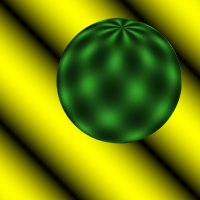
%> input picture Assignment 4/Lab 4/sphere1.ppm, 200 x 200 px; the run also reads 2 pictures not shown here
$ octave Exercize_4.m   (GNU Octave 9; MATLAB toolbox functions it lacks are replaced by stand-ins)
%> lines starting %> are read from the running program, lines starting %| are printed output that depends on the picture
### Assignment 4/Lab 4/code_updated/demo12.m
%function demo1
%Shows a demo of the flow function on two images. Also produces an animated
%giff
function demo12()

%% Show the flow in the synthesized image
clf();
im1 = imread('synth1.pgm');
im2 = imread('synth2.pgm');
[F,ind] = opticalflow(im1,im2,1);
imshow(im1)
hold on
quiver(ind(:,:,1),ind(:,:,2),F(:,:,1),F(:,:,2),'b');

%pause process
display('Press any key to continue')
pause()

%% Show the flow in the sphere image
clf();
im1 = imread('sphere1.ppm');
im2 = imread('sphere2.ppm');

ig1 = rgb2gray(im1);
ig2 = rgb2gray(im2);
[F,ind] = opticalflow(ig1,ig2,1);

imshow(im1)
hold on
quiver(ind(:,:,2),ind(:,:,1),F(:,:,1),F(:,:,2),'m');

%% Produce animated gif of sphere
f = getframe;
im = frame2im(f);
[imind,cm] = rgb2ind(im,256);
imwrite(imind,cm,'sphere','gif', 'Loopcount',inf);

imshow(im2)
quiver(ind(:,:,2),ind(:,:,1),F(:,:,1),F(:,:,2),'m');
f = getframe;
im = frame2im(f);
[imind,cm] = rgb2ind(im,256);
imwrite(imind,cm,'sphere','gif','WriteMode','append');
end

### Assignment 4/Lab 4/code_updated/opticalflow.m
%function F = flow(im1,im2)
% calculates the optical flow between images im1 and im2
%
%INPUT
%- im1: first image (in time) should be in black and white
%- im2: second image (in time) should be in black and white
%- sigma: how much you smooth the image
%
%OUTPUT
%- F: vector of flows
%- ind: indexes of the flow vectors
function [F,ind] = opticalflow(im1,im2,sigma)

% if no images are provided load standard images
if nargin < 1
    im1 = imread('synth1.pgm');
    im2 = imread('synth2.pgm');
    sigma = 1;
end

% convert images to double precision
im1 = double(im1);
im2 = double(im2);

% devide regions
[h,w] = size(im1);

hDevide = floor(h/15);
wDevide = floor(w/15);

%Calculate the center coordinates of the regions
ind = zeros(hDevide,wDevide,2);
ind(:,:,1) = repmat((0:wDevide-1)',1,hDevide)*15+7.5;
ind(:,:,2) = repmat((0:hDevide-1),wDevide,1)*15+7.5;

%Find image derivatives (refer to Gaussian filters in Exercise 1)
G   = gaussian(sigma);
Gd  = gaussianDer(G, sigma);

Ix  = conv2(im1,Gd,'same');
Iy  = conv2(im1,Gd','same');
It  = im1 - im2;

%For every patch find flow vector and store in F
F = zeros(hDevide,wDevide,2);
for i=0:hDevide-1
    for j=0:wDevide-1
        % make a matrix consisting of derivatives along the patch
        A1 = Ix(1+15*i:15*i+15,1+15*j:15*j+15);
        A2 = Iy(1+15*i:15*i+15,1+15*j:15*j+15);
        A  = [A1(:), A2(:)];

        % make b matrix consisting of derivatives in time
        Iti = It(1+15*i:15*i+15,1+15*j:15*j+15);
        b = -Iti(:);
        v = inv(A'*A)*A'*b;
        F(i+1,j+1,:) = v;
    end
end

end

### Assignment 4/Lab 4/gaussian.m
% Gaussian function
function G = gaussian(sigma)
    res = 0.1; % Filter resolution
    limit = 3; % Confidence interval limit on sigma
    x = -limit*sigma:res:limit*sigma; % x range for Gaussian filter
    G = ( 1/(sigma*(sqrt(2*pi) ))* exp(- (x.^2)/(2*sigma^2) ) ); % Gaussian Filter
end

### Assignment 4/Lab 4/gaussianDer.m
function Gd = gaussianDer(G, sigma)
x = -3*sigma:0.1:3*sigma;
Gd = - x./(sigma^2).*G;
end

### Assignment 4/Lab 4/Exercize_4.m
%% Lab exercize 4

%% setup
addpath('model house');
addpath('code_updated');
run('../../../vl_feat Toolbox/toolbox/vl_setup.m');
%> (this line was passed over: vl_setup is not available in this run)

%% 1.2 Lucas-Kanade Algorithm

im1 = im2double(rgb2gray(imread('sphere1.ppm')));
%> im1: size 200x200 double; min 0, max 0.882, mean 0.448
im2 = im2double(rgb2gray(imread('sphere2.ppm')));
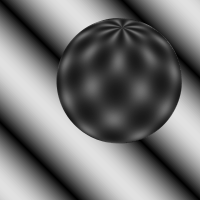
%> im2: size 200x200 double; min 0, max 0.882, mean 0.449
%im1 = im2double(imread('synth1.pgm'));
%im2 = im2double(imread('synth2.pgm'));
sigma   = 25;
demo12();
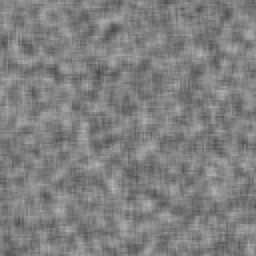
%> input picture Assignment 4/Lab 4/synth1.pgm, 128 x 128 px (shown 2 times larger)
%> in demo12, im1 is the input picture: size 128x128 uint8; min 74, max 183, mean 127.6
%> in demo12, `quiver(ind(:,:,1),ind(:,:,2),F(:,:,1),F(:,:,2),'b');`:
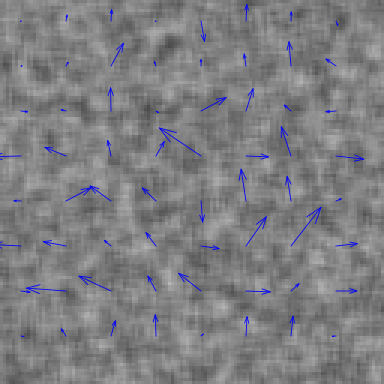
%> figure redrawn from the program's plot data; shown 3 times larger
%> in demo12, im1 is the input picture: size 200x200x3 uint8; mean R, G, B 117.1, 134, 5.8
%> call 2 of opticalflow, with sigma = 1
%> in opticalflow (call 2), `Ix  = conv2(im1,Gd,'same');`:
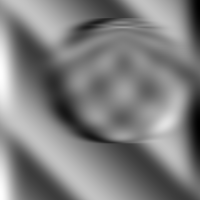
%> Ix: size 200x200 double; min -877.2, max 877.2, mean -0.2; drawn with min black and max white
%> in opticalflow (call 2), `Iy  = conv2(im1,Gd','same');`:
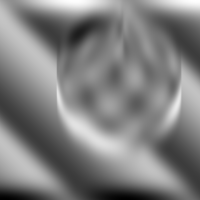
%> Iy: size 200x200 double; min -877.2, max 877.2, mean 0.2; drawn with min black and max white
%> in demo12, `[imind,cm] = rgb2ind(im,256);`:
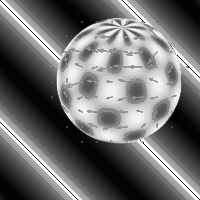
%> imind: size 200x200 uint8; min 3, max 254, mean 110.7
%> in demo12, `[imind,cm] = rgb2ind(im,256);`: cm = 255 rows, first 12: [0.996 0.996 0; 0.992 0.992 0; 0.988 0.992 0; 0.988 0.988 0; 0.98 0.98 0; 0.976 0.976 0; 0.973 0.973 0; 0.969 0.969 0; 0.961 0.969 0; 0.965 0.965 0; 0.961 0.965 0; 0.961 0.961 0]
%> in demo12, `[imind,cm] = rgb2ind(im,256);`:
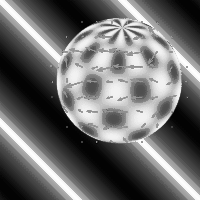
%> imind: size 200x200 uint8; min 3, max 255, mean 109.4
%> in demo12, `[imind,cm] = rgb2ind(im,256);`: cm = 256 rows, first 12: [0.996 0.996 0; 0.992 0.992 0; 0.988 0.992 0; 0.988 0.988 0; 0.98 0.98 0; 0.976 0.976 0; 0.973 0.973 0; 0.969 0.973 0; 0.969 0.969 0; 0.965 0.965 0; 0.957 0.965 0; 0.961 0.961 0]

%% 1.3 Tracking

Demo13();
%> (this line was passed over: Demo13 is not available in this run)


%% old code
% [29 lines of commented-out code are left out]
